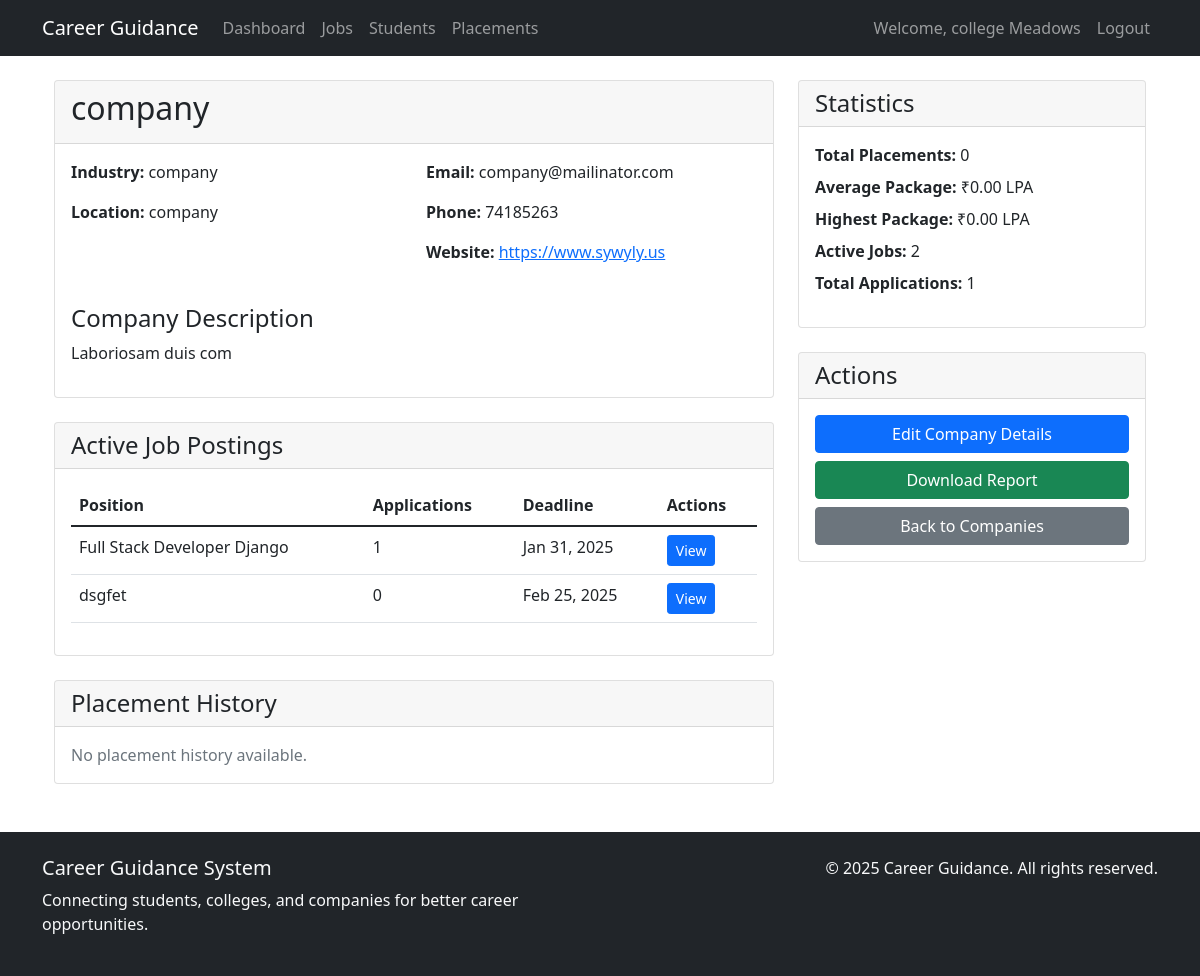
Before: /college/companies/1/ (signed in) with the older database file.
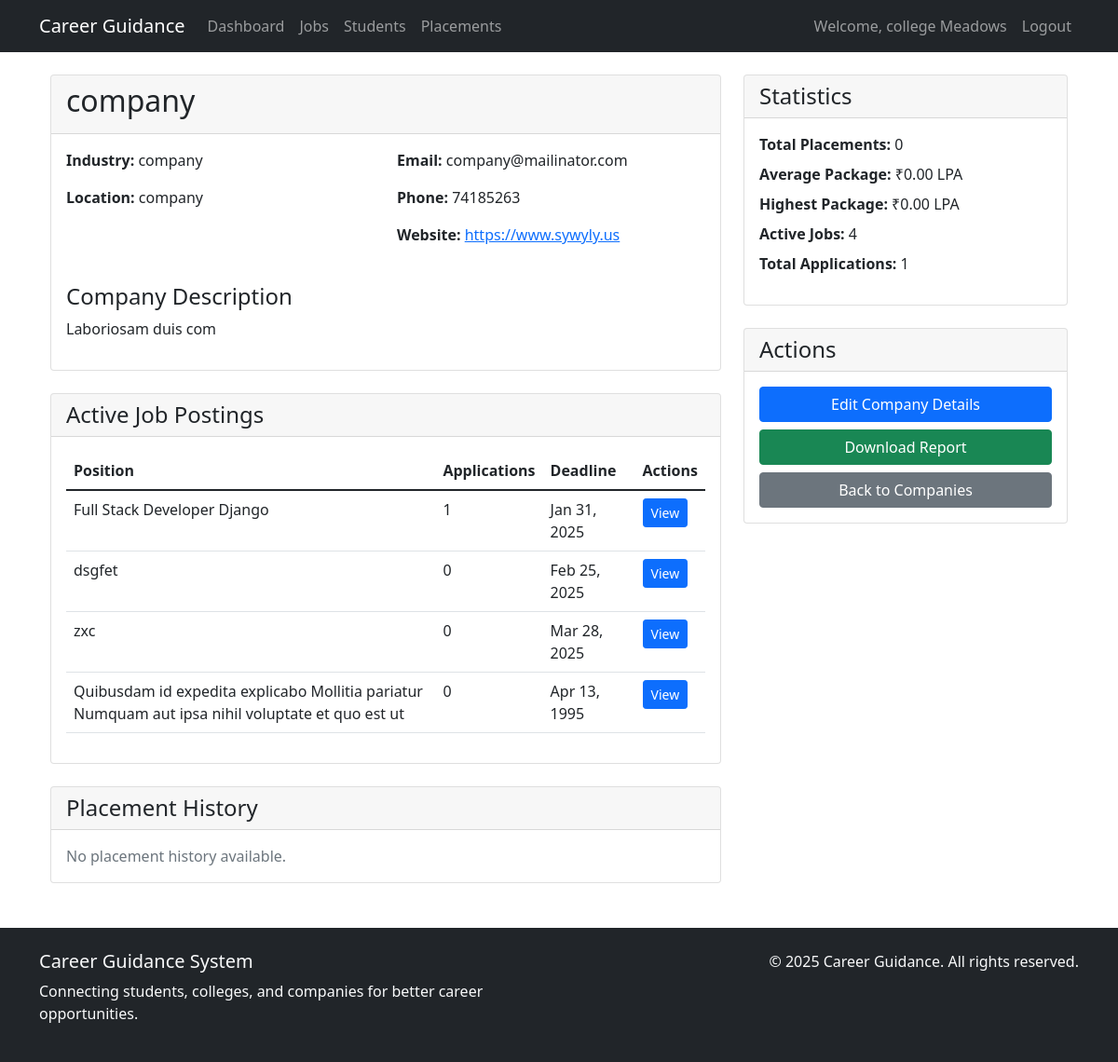
After: the same page with the newer database file.
### core/models.py (models this page shows, shortened)
class Job(models.Model):
    STATUS_CHOICES = [
        ('DRAFT', 'Draft'),
        ('OPEN', 'Open'),
        ('CLOSED', 'Closed')
    ]
    company = models.ForeignKey(Company, on_delete=models.CASCADE)
    title = models.CharField(max_length=200)
    description = models.TextField()
    requirements = models.TextField()
    location = models.CharField(max_length=200)
    job_type = models.CharField(max_length=50)  # Full-time, Part-time, Internship
    salary_range = models.CharField(max_length=100)
    deadline = models.DateField()
    posted_date = models.DateField(auto_now_add=True)
    status = models.CharField(max_length=10, choices=STATUS_CHOICES, default='OPEN')
    min_cgpa = models.FloatField(default=0)
    eligible_branches = models.CharField(max_length=500)  # Comma-separated list

### core/views.py (the view)
# urls.py: path('college/companies/<int:company_id>/', views.company_detail, name='company_detail'),
@login_required
def company_detail(request, company_id):
    company = get_object_or_404(Company, id=company_id)
    context = {
        'company': company,
        'active_jobs': Job.objects.filter(company=company, status='OPEN'),
        'placements': Placement.objects.filter(company=company),
        'total_placements': Placement.objects.filter(company=company).count(),
        'avg_package': Placement.objects.filter(company=company).aggregate(
            Avg('package'))['package__avg'] or 0,
        'highest_package': Placement.objects.filter(company=company).aggregate(
            Max('package'))['package__max'] or 0,
        'total_applications': Application.objects.filter(
            job__company=company).count()
    }
    return render(request, 'core/college/company_detail.html', context)

### templates/core/college/company_detail.html (shortened to what the changed rows need)
{% extends 'core/base.html' %}
{% block content %}
<div class="container">
    <div class="row">
        <div class="col-md-8">
            <div class="card mb-4">
                <div class="card-header">
                    <h2>{{ company.name }}</h2>
                </div>
            </div>
            <div class="card mb-4">
                <div class="card-body">
                    {% if active_jobs %}
                        <div class="table-responsive">
                            <table class="table">
                                <thead>
                                    <tr>
                                        <th>Position</th>
                                        <th>Applications</th>
                                        <th>Deadline</th>
                                        <th>Actions</th>
                                    </tr>
                                </thead>
                                <tbody>
                                    {% for job in active_jobs %}
                                        <tr>
                                            <td>{{ job.title }}</td>
                                            <td>{{ job.application_set.count }}</td>
                                            <td>{{ job.deadline|date:"M d, Y" }}</td>
                                            <td>
                                                <a href="{% url 'job_detail' job.id %}"
                                                   class="btn btn-sm btn-primary">View</a>
                                            </td>
                                        </tr>
                                    {% endfor %}
                                </tbody>
                            </table>
                        </div>
                    {% else %}
                        <p class="text-muted mb-0">No active job postings.</p>
                    {% endif %}
                </div>
            </div>
        </div>
        <div class="col-md-4">
            <div class="card mb-4">
                <div class="card-body">
                    <ul class="list-unstyled">
                        <li class="mb-2">
                            <strong>Total Placements:</strong> {{ total_placements }}
                        </li>
                        <li class="mb-2">
                            <strong>Average Package:</strong> ₹{{ avg_package|floatformat:2 }} LPA
                        </li>
                        <li class="mb-2">
                            <strong>Highest Package:</strong> ₹{{ highest_package|floatformat:2 }} LPA
                        </li>
                        <li class="mb-2">
                            <strong>Active Jobs:</strong> {{ active_jobs.count }}
                        </li>
                        <li>
                            <strong>Total Applications:</strong> {{ total_applications }}
                        </li>
                    </ul>
                </div>
            </div>
        </div>
    </div>
</div>
{% endblock %}

Changed rows visible on the page:
added Job: title "zxc", application_set.count "0", deadline "Mar 28, 2025"
added Job: title "Quibusdam id expedita explicabo Mollitia pariatur Numquam aut ipsa nihil voluptate et quo est ut", application_set.count "0", deadline "Apr 13, 1995"
Other visible differences:
{{ active_jobs.count }}: "2" → "4"
